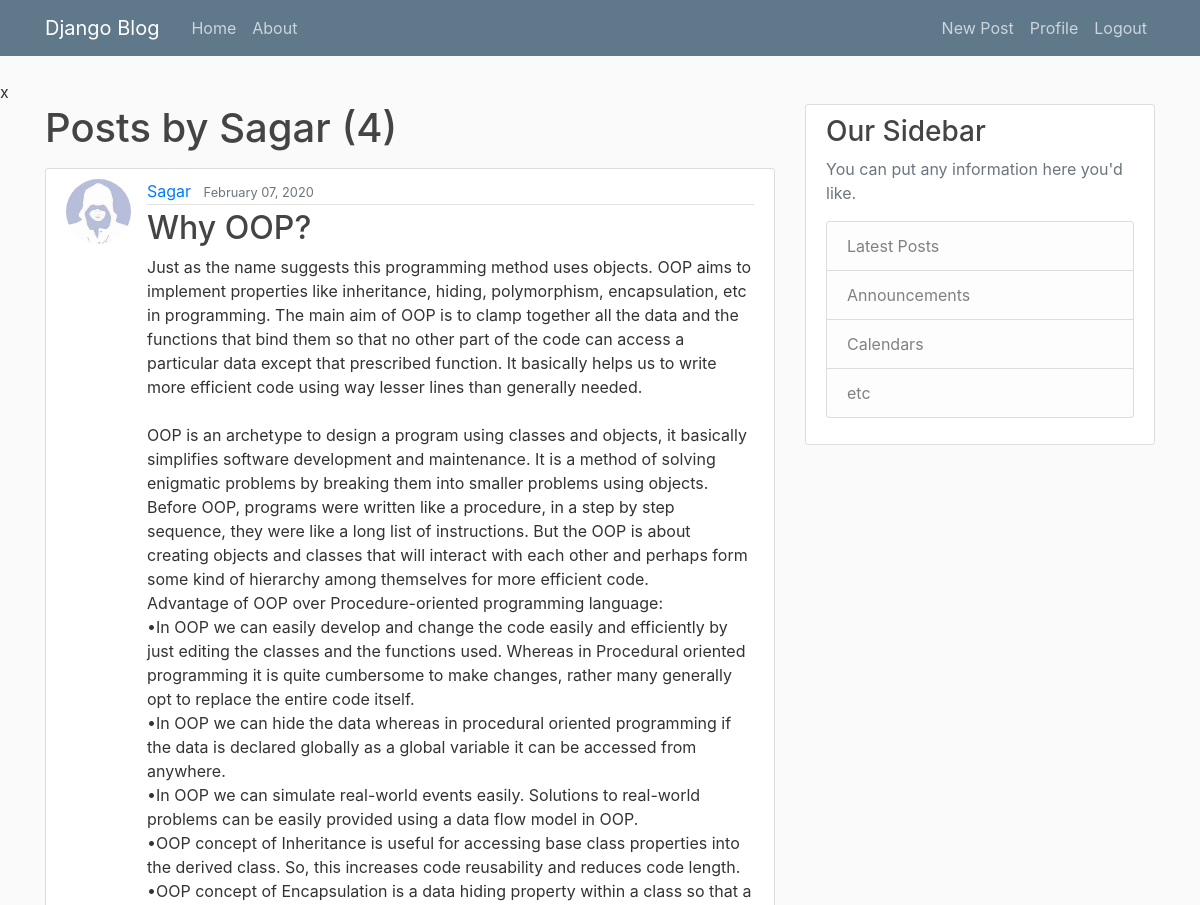
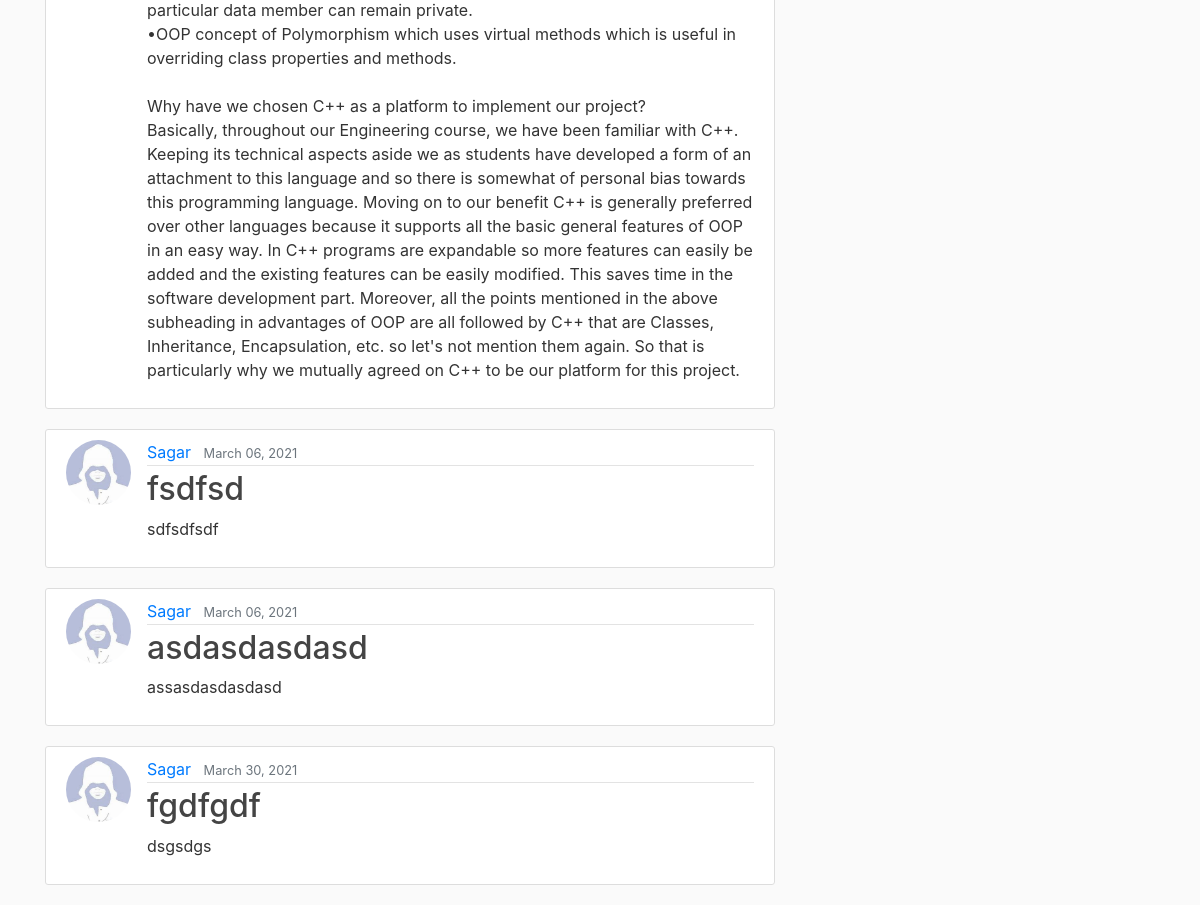
The app's page /user/Sagar (signed in) with its own data (2 pictures, top to bottom).
### blog/models.py (models this page shows, shortened)
class Post(models.Model):
    title = models.CharField(max_length=100)
    content = models.TextField()
    date = models.DateTimeField(default=timezone.now)
    author = models.ForeignKey(User,on_delete= models.CASCADE)

### users/models.py (models this page shows, shortened)
class Profile(models.Model):
    user = models.OneToOneField(User, on_delete=models.CASCADE) #cascade means if user is deleted, profile is deleted too
    image = models.ImageField(default='default.jpg',upload_to='profile_pics')

### blog/views.py (the view)
# urls.py: path('user/<str:username>', UserPostListView.as_view(), name = 'user-posts'),
class UserPostListView(ListView):
    model = Post
    template_name = 'blog/user_posts.html' #<app>/<model>_<viewpoint>.html
    context_object_name = 'posts'
    paginate_by = 5
    def get_queryset(self):
        user = get_object_or_404(User, username = self.kwargs.get('username'))
        return Post.objects.filter(author = user).order_by('date')

### blog/templates/blog/user_posts.html (shortened to what this page needs)
{%extends "blog/base.html" %}
{%block content%}
        <h1 class="mb-3">Posts by {{view.kwargs.username}} ({{page_obj.paginator.count}})</h1>
    {%for post in posts%}
        <article class="media content-section back">
            <img class= "rounded-circle article-img" src="{{post.author.profile.image.url}}">
          <div class="media-body">
            <div class="article-metadata">
              <a class="mr-2" href="{%url 'user-posts' post.author.username%}">{{ post.author }}</a>
              <small class="text-muted">{{ post.date|date:"F d, Y" }}</small>
            </div>
            <h2><a class="article-title" href="{%url 'post-detail' post.id %}">{{ post.title }}</a></h2>
            <p class="article-content">{{ post.content }}</p>
          </div>
        </article>
    {%endfor%}
{%endblock content%}

### blog/static/blog/main.css (style rules this page uses)
body { background: #fafafa; color: #333333; margin-top: 5rem; }
h1, h2, h3, h4, h5, h6 { color: #444444; }
.content-section { background: #ffffff; padding: 10px 20px; border: 1px solid #dddddd; border-radius: 3px; margin-bottom: 20px; }
.article-title { color: #444444; }
.article-content { white-space: pre-line; }
.article-img { height: 65px; width: 65px; margin-right: 16px; }
.article-metadata { padding-bottom: 1px; margin-bottom: 4px; border-bottom: 1px solid #e3e3e3 }

### records on screen
Post: author.profile.image (placeholder picture), author "Sagar", date "February 07, 2020", title "Why OOP?", content "Just as the name suggests this programming method uses objects. OOP aims to implement properties like inheritance, hiding, polymorphism, encapsulation, etc in programming. The main aim of OOP is to clamp together all the data and the functions that bind them so that no other part of the code can access a particular data except that prescribed function. It basically helps us to write more efficient code using way lesser lines than generally needed. OOP is an archetype to design a program using classes and objects, it basically simplifies software development and maintenance. It is a method of solving enigmatic problems by breaking them into smaller problems using objects. Before OOP,…"
Post: author.profile.image (placeholder picture), author "Sagar", date "March 06, 2021", title "fsdfsd", content "sdfsdfsdf"
Post: author.profile.image (placeholder picture), author "Sagar", date "March 06, 2021", title "asdasdasdasd", content "assasdasdasdasd"
Post: author.profile.image (placeholder picture), author "Sagar", date "March 30, 2021", title "fgdfgdf", content "dsgsdgs"

### other values on screen
{{ view.kwargs.username }} "Sagar"
{{ page_obj.paginator.count }} "4"
